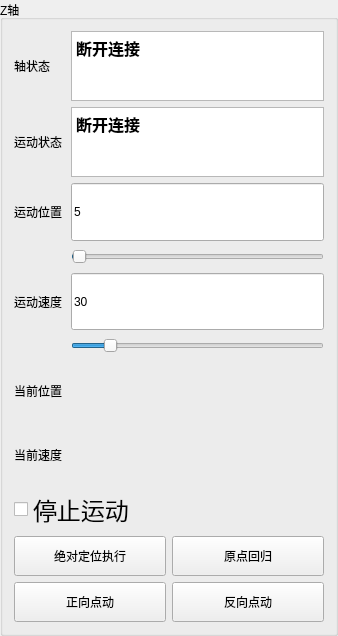
    <widget class="QGroupBox" name="groupBox_Z">
     <property name="title">
      <string>Z轴</string>
     </property>
     <layout class="QGridLayout" name="gridLayout_18">
      <item row="0" column="0">
       <layout class="QGridLayout" name="gridLayout_19">
        <item row="1" column="0">
         <layout class="QGridLayout" name="gridLayout_20">
          <item row="2" column="1">
           <widget class="QPushButton" name="btn_Z_JogReverse">
            <property name="sizePolicy">
             <sizepolicy hsizetype="Expanding" vsizetype="Fixed">
              <horstretch>0</horstretch>
              <verstretch>0</verstretch>
             </sizepolicy>
            </property>
            <property name="minimumSize">
             <size>
              <width>0</width>
              <height>40</height>
             </size>
            </property>
            <property name="text">
             <string>反向点动</string>
            </property>
           </widget>
          </item>
          <item row="1" column="1">
           <widget class="QPushButton" name="btn_Z_regressOrigin">
            <property name="sizePolicy">
             <sizepolicy hsizetype="Expanding" vsizetype="Fixed">
              <horstretch>0</horstretch>
              <verstretch>0</verstretch>
             </sizepolicy>
            </property>
            <property name="minimumSize">
             <size>
              <width>0</width>
              <height>40</height>
             </size>
            </property>
            <property name="text">
             <string>原点回归</string>
            </property>
           </widget>
          </item>
          <item row="2" column="0">
           <widget class="QPushButton" name="btn_Z_JogForward">
            <property name="sizePolicy">
             <sizepolicy hsizetype="Expanding" vsizetype="Fixed">
              <horstretch>0</horstretch>
              <verstretch>0</verstretch>
             </sizepolicy>
            </property>
            <property name="minimumSize">
             <size>
              <width>0</width>
              <height>40</height>
             </size>
            </property>
            <property name="text">
             <string>正向点动</string>
            </property>
           </widget>
          </item>
          <item row="1" column="0">
           <widget class="QPushButton" name="btn_Z_AbsPositionCommand">
            <property name="sizePolicy">
             <sizepolicy hsizetype="Expanding" vsizetype="Fixed">
              <horstretch>0</horstretch>
              <verstretch>0</verstretch>
             </sizepolicy>
            </property>
            <property name="minimumSize">
             <size>
              <width>0</width>
              <height>40</height>
             </size>
            </property>
            <property name="text">
             <string>绝对定位执行</string>
            </property>
           </widget>
          </item>
          <item row="0" column="0" colspan="2">
           <widget class="QCheckBox" name="chk_Z_Stop">
            <property name="font">
             <font>
              <pointsize>18</pointsize>
             </font>
            </property>
            <property name="cursor">
             <cursorShape>PointingHandCursor</cursorShape>
            </property>
            <property name="text">
             <string>停止运动</string>
            </property>
           </widget>
          </item>
         </layout>
        </item>
        <item row="0" column="0">
         <layout class="QGridLayout" name="gridLayout_21" rowstretch="2,2,2,1,2,1,2,2" columnstretch="1,5">
          <item row="4" column="0">
           <widget class="QLabel" name="label_30">
            <property name="maximumSize">
             <size>
              <width>16777215</width>
              <height>150</height>
             </size>
            </property>
            <property name="text">
             <string>运动速度</string>
            </property>
           </widget>
          </item>
          <item row="2" column="1">
           <widget class="QLineEdit" name="edit_Z_AbsPosition">
            <property name="sizePolicy">
             <sizepolicy hsizetype="Expanding" vsizetype="Expanding">
              <horstretch>0</horstretch>
              <verstretch>0</verstretch>
             </sizepolicy>
            </property>
            <property name="maximumSize">
             <size>
              <width>16777215</width>
              <height>150</height>
             </size>
            </property>
            <property name="text">
             <string>5</string>
            </property>
           </widget>
          </item>
          <item row="6" column="1">
           <widget class="QLabel" name="label_Z_CurrentPosition">
            <property name="sizePolicy">
             <sizepolicy hsizetype="Preferred" vsizetype="Preferred">
              <horstretch>0</horstretch>
              <verstretch>0</verstretch>
             </sizepolicy>
            </property>
            <property name="minimumSize">
             <size>
              <width>0</width>
              <height>0</height>
             </size>
            </property>
            <property name="maximumSize">
             <size>
              <width>16777215</width>
              <height>150</height>
             </size>
            </property>
            <property name="text">
             <string/>
            </property>
           </widget>
          </item>
          <item row="4" column="1">
           <widget class="QLineEdit" name="edit_Z_AbsSpeed">
            <property name="sizePolicy">
             <sizepolicy hsizetype="Expanding" vsizetype="Preferred">
              <horstretch>0</horstretch>
              <verstretch>0</verstretch>
             </sizepolicy>
            </property>
            <property name="maximumSize">
             <size>
              <width>16777215</width>
              <height>150</height>
             </size>
            </property>
            <property name="text">
             <string>30</string>
            </property>
           </widget>
          </item>
          <item row="2" column="0">
           <widget class="QLabel" name="label_31">
            <property name="sizePolicy">
             <sizepolicy hsizetype="Preferred" vsizetype="Expanding">
              <horstretch>0</horstretch>
              <verstretch>0</verstretch>
             </sizepolicy>
            </property>
            <property name="maximumSize">
             <size>
              <width>16777215</width>
              <height>150</height>
             </size>
            </property>
            <property name="text">
             <string>运动位置</string>
            </property>
           </widget>
          </item>
          <item row="0" column="1">
           <widget class="QTextEdit" name="edit_Z_AxisState">
            <property name="sizePolicy">
             <sizepolicy hsizetype="Expanding" vsizetype="Expanding">
              <horstretch>0</horstretch>
              <verstretch>1</verstretch>
             </sizepolicy>
            </property>
            <property name="maximumSize">
             <size>
              <width>16777215</width>
              <height>150</height>
             </size>
            </property>
            <property name="font">
             <font>
              <pointsize>12</pointsize>
              <bold>true</bold>
             </font>
            </property>
            <property name="autoFillBackground">
             <bool>true</bool>
            </property>
            <property name="readOnly">
             <bool>true</bool>
            </property>
            <property name="html">
             <string>&lt;!DOCTYPE HTML PUBLIC &quot;-//W3C//DTD HTML 4.0//EN&quot; &quot;http://www.w3.org/TR/REC-html40/strict.dtd&quot;&gt;
&lt;html&gt;&lt;head&gt;&lt;meta name=&quot;qrichtext&quot; content=&quot;1&quot; /&gt;&lt;meta charset=&quot;utf-8&quot; /&gt;&lt;style type=&quot;text/css&quot;&gt;
p, li { white-space: pre-wrap; }
hr { height: 1px; border-width: 0; }
li.unchecked::marker { content: &quot;\2610&quot;; }
li.checked::marker { content: &quot;\2612&quot;; }
&lt;/style&gt;&lt;/head&gt;&lt;body style=&quot; font-family:'Microsoft YaHei UI'; font-size:12pt; font-weight:700; font-style:normal;&quot;&gt;
&lt;p align=&quot;justify&quot; style=&quot; margin-top:0px; margin-bottom:0px; margin-left:0px; margin-right:0px; -qt-block-indent:0; text-indent:0px;&quot;&gt;断开连接&lt;/p&gt;&lt;/body&gt;&lt;/html&gt;</string>
            </property>
           </widget>
          </item>
          <item row="1" column="1">
           <widget class="QTextEdit" name="edit_Z_MotionState">
            <property name="sizePolicy">
             <sizepolicy hsizetype="Expanding" vsizetype="Expanding">
              <horstretch>0</horstretch>
              <verstretch>0</verstretch>
             </sizepolicy>
            </property>
            <property name="minimumSize">
             <size>
              <width>0</width>
              <height>0</height>
             </size>
            </property>
            <property name="maximumSize">
             <size>
              <width>16777215</width>
              <height>150</height>
             </size>
            </property>
            <property name="font">
             <font>
              <pointsize>12</pointsize>
              <bold>true</bold>
             </font>
            </property>
            <property name="layoutDirection">
             <enum>Qt::LeftToRight</enum>
            </property>
            <property name="autoFillBackground">
             <bool>true</bool>
            </property>
            <property name="inputMethodHints">
             <set>Qt::ImhNone</set>
            </property>
            <property name="lineWidth">
             <number>1</number>
            </property>
            <property name="readOnly">
             <bool>true</bool>
            </property>
            <property name="html">
             <string>&lt;!DOCTYPE HTML PUBLIC &quot;-//W3C//DTD HTML 4.0//EN&quot; &quot;http://www.w3.org/TR/REC-html40/strict.dtd&quot;&gt;
&lt;html&gt;&lt;head&gt;&lt;meta name=&quot;qrichtext&quot; content=&quot;1&quot; /&gt;&lt;meta charset=&quot;utf-8&quot; /&gt;&lt;style type=&quot;text/css&quot;&gt;
p, li { white-space: pre-wrap; }
hr { height: 1px; border-width: 0; }
li.unchecked::marker { content: &quot;\2610&quot;; }
li.checked::marker { content: &quot;\2612&quot;; }
&lt;/style&gt;&lt;/head&gt;&lt;body style=&quot; font-family:'Microsoft YaHei UI'; font-size:12pt; font-weight:700; font-style:normal;&quot;&gt;
&lt;p align=&quot;justify&quot; style=&quot; margin-top:0px; margin-bottom:0px; margin-left:0px; margin-right:0px; -qt-block-indent:0; text-indent:0px;&quot;&gt;断开连接&lt;/p&gt;&lt;/body&gt;&lt;/html&gt;</string>
            </property>
           </widget>
          </item>
          <item row="0" column="0">
           <widget class="QLabel" name="label_32">
            <property name="sizePolicy">
             <sizepolicy hsizetype="Expanding" vsizetype="Expanding">
              <horstretch>0</horstretch>
              <verstretch>0</verstretch>
             </sizepolicy>
            </property>
            <property name="maximumSize">
             <size>
              <width>16777215</width>
              <height>150</height>
             </size>
            </property>
            <property name="text">
             <string>轴状态</string>
            </property>
           </widget>
          </item>
          <item row="1" column="0">
           <widget class="QLabel" name="label_33">
            <property name="sizePolicy">
             <sizepolicy hsizetype="Preferred" vsizetype="Expanding">
              <horstretch>0</horstretch>
              <verstretch>0</verstretch>
             </sizepolicy>
            </property>
            <property name="maximumSize">
             <size>
              <width>16777215</width>
              <height>150</height>
             </size>
            </property>
            <property name="text">
             <string>运动状态</string>
            </property>
           </widget>
          </item>
          <item row="5" column="1">
           <widget class="QSlider" name="horizontalSlider_Z_AbsSpeed">
            <property name="maximumSize">
             <size>
              <width>16777215</width>
              <height>20</height>
             </size>
            </property>
            <property name="minimum">
             <number>1</number>
            </property>
            <property name="maximum">
             <number>180</number>
            </property>
            <property name="value">
             <number>25</number>
            </property>
            <property name="orientation">
             <enum>Qt::Horizontal</enum>
            </property>
            <property name="invertedControls">
             <bool>false</bool>
            </property>
           </widget>
          </item>
          <item row="3" column="1">
           <widget class="QSlider" name="horizontalSlider_Z_AbsPosition">
            <property name="sizePolicy">
             <sizepolicy hsizetype="Expanding" vsizetype="Expanding">
              <horstretch>0</horstretch>
              <verstretch>0</verstretch>
             </sizepolicy>
            </property>
            <property name="maximumSize">
             <size>
              <width>16777215</width>
              <height>20</height>
             </size>
            </property>
            <property name="maximum">
             <number>1000</number>
            </property>
            <property name="singleStep">
             <number>1</number>
            </property>
            <property name="value">
             <number>5</number>
            </property>
            <property name="orientation">
             <enum>Qt::Horizontal</enum>
            </property>
            <property name="invertedAppearance">
             <bool>false</bool>
            </property>
            <property name="invertedControls">
             <bool>false</bool>
            </property>
           </widget>
          </item>
          <item row="7" column="1">
           <widget class="QLabel" name="label_Z_CurrentSpeed">
            <property name="sizePolicy">
             <sizepolicy hsizetype="Preferred" vsizetype="Preferred">
              <horstretch>0</horstretch>
              <verstretch>0</verstretch>
             </sizepolicy>
            </property>
            <property name="minimumSize">
             <size>
              <width>0</width>
              <height>0</height>
             </size>
            </property>
            <property name="maximumSize">
             <size>
              <width>16777215</width>
              <height>150</height>
             </size>
            </property>
            <property name="text">
             <string/>
            </property>
           </widget>
          </item>
          <item row="7" column="0">
           <widget class="QLabel" name="label_34">
            <property name="maximumSize">
             <size>
              <width>16777215</width>
              <height>150</height>
             </size>
            </property>
            <property name="text">
             <string>当前速度</string>
            </property>
           </widget>
          </item>
          <item row="6" column="0">
           <widget class="QLabel" name="label_35">
            <property name="maximumSize">
             <size>
              <width>16777215</width>
              <height>150</height>
             </size>
            </property>
            <property name="text">
             <string>当前位置</string>
            </property>
           </widget>
          </item>
         </layout>
        </item>
       </layout>
      </item>
     </layout>
    </widget>
